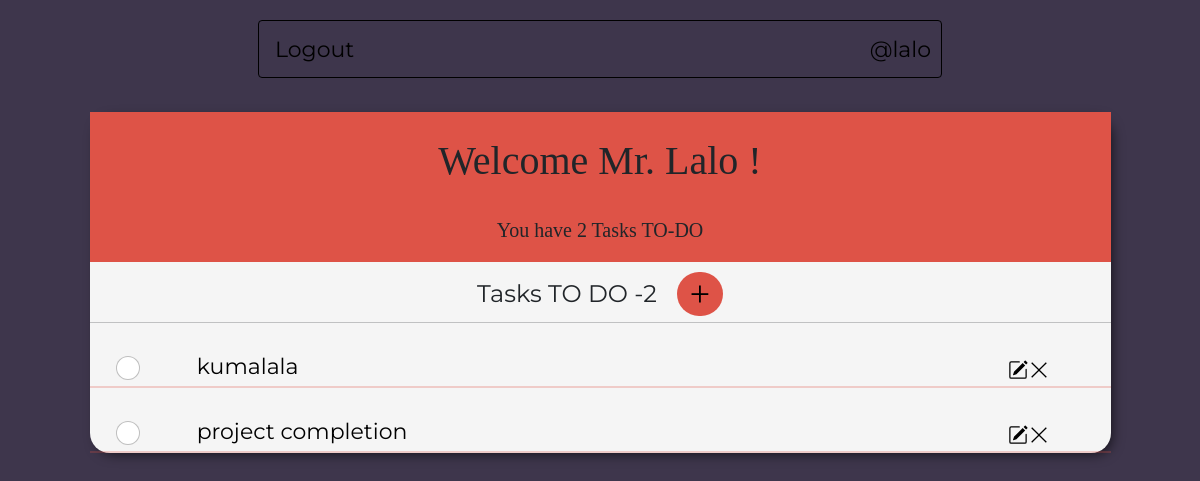
The app's page / (signed in), older data.
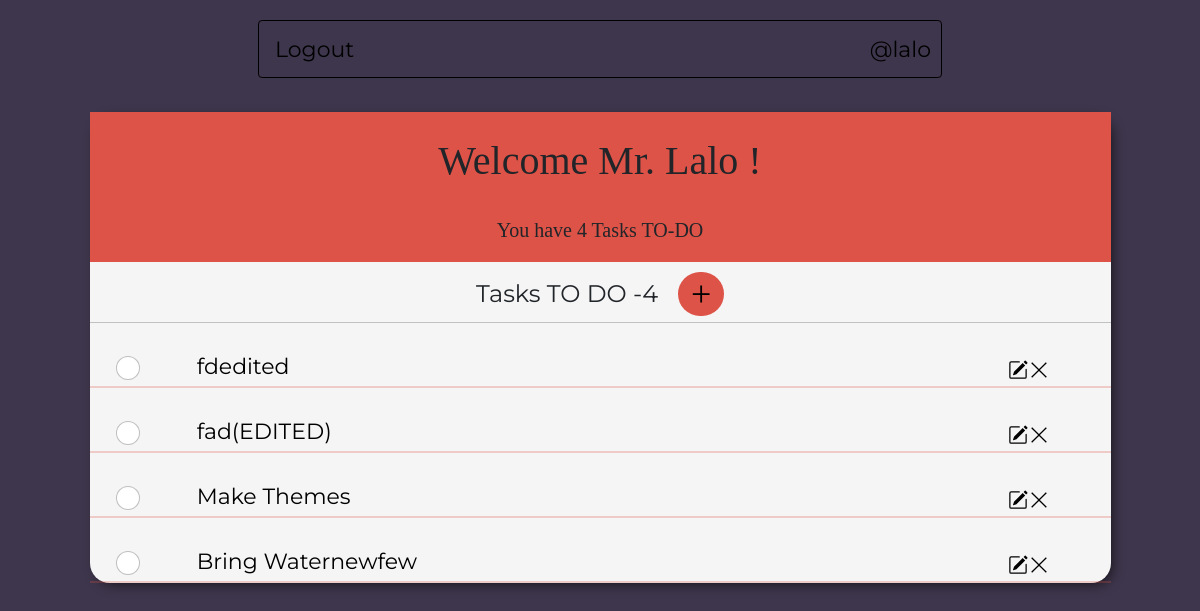
The same page, newer data.
### base/models.py (models this page shows, shortened)
class Task(models.Model):
    title  = models.CharField(max_length=150)
    user = models.ForeignKey(User, on_delete=models.CASCADE, null=True, blank=True)
    description = models.TextField(max_length = 250,blank = True, null = True) # the blank and null will allow the description to be optional (not required
    dueDate = models.DateTimeField(null = True, blank = True) # this will be the date and time when the task is due
    created = models.DateTimeField(auto_now_add = True)# the auto_now_add will automatically add the date and time when the task is created
    complete = models.BooleanField(default = False) # setting the default of this to false because when we first create a task it is not completed
    REQUIRED_FIELDS = [title,complete]
    class Meta:
        ordering = ['complete', '-created'] # created will set the order of the tasks to be in the order of the date and time they were created in ascending order

### base/views.py (the view)
# urls.py: path('',TaskList.as_view(),name = 'tasksHome'),
class TaskList(SuccessMessageMixin,LoginRequiredMixin,ListView):
    model = Task
    success_message = "Task Created Successfully"
    template_name = 'base/tasksHome.html'
    context_object_name = 'tasks'   # This is used to specify the name of the object that we want to use in the template. In this case, we are using tasks as the object name
    def get_context_data(self, **kwargs):
        context = super().get_context_data(**kwargs)
        context['tasks'] = context['tasks'].filter(user=self.request.user) # this allows us to filter the tasks based on the user that is logged in. This will only show the tasks that are created by the user that is logged in
        context['count'] = context['tasks'].filter(complete = False).count() # this will count the number of tasks that are not completed
        search_input = self.request.GET.get('q') or ''
        if search_input:
            context['tasks'] = context['tasks'].filter(title__icontains = search_input)
        context['search_input'] = search_input
        return context

### base/templates/base/tasksHome.html (shortened to what this page needs)
{% extends "main.html" %}
{% load static%}
{% block content %}
<div class = "MainPage">
    <div class = "HeaderBar">
      {% if request.user.is_authenticated %}
        <div class = "text-big" ><h1 > Welcome Mr. {{ request.user|title}} !</h1></div>
        <div class = "text-small"> <h5 class = "text-small"> You have {{count}} Task{{count|pluralize:"s"}} TO-DO </h5></div>
      {% endif%}
    </div>
    <div class="search-add-wrapper">
         <div class = "add-task-wrapper">
        <div class = "task-to-do">Tasks TO DO - <span>{{tasks|length}}</span></div>
        <div class ="add-Task-Button"><a id="add-link" href="{% url 'create-task' %}">&#x2b;</a></div>
         </div>
    </div>
 <hr>
  <div class = "Tasks-list">
   {% if tasks is None%}
            <div style="text-align: center; padding-bottom: 10px; line-height: 1em;">
                <h3>No items to see.....</h3>
                <h3>Create a <a style="text-decoration: none; color: #e53935;" href="{% url 'create-task' %}      ">New task</a> ! </h3>
            </div>
   {% else %}
    {% for task in tasks %}
      <div class="taskHeader" id= "headOfTask">
          <div class="input-group mb-3">
              <input class="form-check-input mt-0" type="checkbox" value="" aria-label="Checkbox for following text input">
          </div>
          <div class= "text-big-main">
           <a href = "{% url 'task' task.id%}" >   {{ task.title}}</a>
          </div>
        {% if task.user == request.user  %}
          <div class="room__topRight">
            <div class="icon-container">
                <a href="{% url 'edit-task' task.id %}">
                    <img src="{% static 'images/pencil-square.svg'%}" alt="editButton" width="20" height="32">
                </a>
            </div>
            <div class="icon-container">
                <a href="{% url 'delete-task' task.id %}">
                    <svg version="1.1" xmlns="http://www.w3.org/2000/svg" width="22" height="32" viewBox="0 0 32 32">
                        <title>Delete</title>
                        <path
                            d="M27.314 6.019l-1.333-1.333-9.98 9.981-9.981-9.981-1.333 1.333 9.981 9.981-9.981 9.98 1.333 1.333 9.981-9.98 9.98 9.98 1.333-1.333-9.98-9.98 9.98-9.981z">
                        </path>
                    </svg>
                </a>
            </div>
        </div>
        {% endif %}
      </div>
    <hr class ="Custom-HR">
   {% endfor%}
  {% endif%}
 </div>
</div>
{% endblock content%}

### Templates/main.html (shortened to what this page needs)
<!DOCTYPE html>
{% load static %}
<html lang="en">
<head>
     <link href="https://cdn.jsdelivr.net/npm/bootstrap@5.3.3/dist/css/bootstrap.min.css" rel="stylesheet">
     <link href="https://stackpath.bootstrapcdn.com/bootstrap/5.3.0/css/bootstrap.min.css" rel="stylesheet">
     <link href="https://stackpath.bootstrapcdn.com/bootstrap/5.1.3/css/bootstrap.min.css" rel="stylesheet">
    <link rel='stylesheet' type='text/css' media= 'screen' href="{% static 'styles/one.css' %}">
</head>
<body>
{% include "navBar.html" %}
{% block content %}
{% endblock %}
</body>
</html>

### Templates/messaging.html (shortened to what this page needs)
{% load static%}

### Templates/navBar.html (shortened to what this page needs)
  <nav id = "nav">
    {% if request.user.is_authenticated %}
      <div class = "navBar__Left" id  = "Logout">
        <form action="{% url 'UserLogout' %}" method="post">
            <button type="submit">Logout</button>
        </form>
      </div>
      <div class = "navBar__right">
        <a href = "">@{{user.username}}</a>
      </div>
    {% else %}
      <div class = "navBar__left" id = "Login">
      <ul class = "nav-list">
      <li> <a href = "{% url 'UserLogin' %}" > Login </a></li>
      {% comment %} <li>  <p> You are Logged Out! </p> </li> {% endcomment %}
    {% endif %}
  </nav>

### static/styles/one.css (style rules this page uses)
body { font-optical-sizing: auto; font-size: 24px; font-family: "Playfair Display", serif; background-color: rgb(239, 236, 233); font-optical-sizing: auto; font-weight: weight; font-style: normal; background:rgb(33 23 48); background: rgb(62 54 76); background-image: url(https://res.cloudinary.com/imagist/image/fetch/q_auto,f_auto,c_scale,w_2240/https%3A%2F%2Ftodoist.com%2Fstatic%2Fhome-teams%2Fintro%2Fbackground.png); }
:root { --mainColor: #de5347; --mainBlack: black; }
.Custom-HR { width: 100%; border: 1px solid; color: var(--mainColor); flex-direction: column; }
.icon-container { position: relative; display: inline-block; }
h1, h2, h3, h4, h5, h6 { font-family: "Playfair Display", serif; font-optical-sizing: auto; font-style: normal; }
.HeaderBar { text-align: center; text-decoration: none; background-color: #074242; background-color: #acc1c1; background: var(--mainColor); height: 150px; margin-top: 34px; }
.HeaderBar h1, .HeaderBar h5 { margin-top: 20px; }
.taskHeader { display: flex; justify-content: center; align-items: center; justify-content: center; position: relative; top: 11px; margin: auto; width: 20p; height: 31px; }
.taskHeader a { text-decoration: none; color: #000000; font-size: 22px; font-family: "Montserrat"; font-weight: 400; }
.MainPage { max-width: 1104px; margin: auto; background-color: #ffffff; box-shadow: 4px 4px 13px -4px rgba(0, 0, 0, 0.75); -webkit-box-shadow: 4px 4px 13px -4px rgba(0, 0, 0, 0.75); border-radius: 15px; width: 1021px; border-radius: 20px; background: whitesmoke; }
a { color: var(--mainBlack); text-decoration: none; font-size: 14px; }
.input-group { position: relative; display: flex; flex-wrap: wrap; align-items: stretch; margin-left: 26px; width: 10%; position: relative; top: 10px; }
.room__topRight { padding-right: 80px; margin: auto; display: flex; padding-bottom: 17px; width: 10%; }
.add-task-wrapper { display: flex; align-items: center; justify-content: center; }
.add-task-wrapper a { font-size: 36px; text-decoration: none; display: flex; align-items: center; justify-content: center; }
.form-check-input[type=checkbox] { border-radius: .25em; border-radius: 32px; }
.add-Task-Button { background: var(--mainColor); border-radius: 54px; width: 46px; max-width: 60px; height: 44px; display: flex; justify-content: center; align-items: center; text-align: center; margin-left: 20px; position: relative; top: 10px; flex-direction: row; }
.task-to-do { position: relative; top: 10px; display: flex; justify-content: center; align-items: center; font-family: "Montserrat"; }
#nav { background: transparent; color: #0e0000; padding: 10px; display: flex; justify-content: space-between; border-radius: 4px; width: 684px; border: 1px solid rgb(0, 0, 0); margin: auto; position: sticky; margin-top: 20px; }
.text-big { padding: 5px; display: flex; flex-direction: column; margin: auto; align-items: center; justify-content: center; }
.text-big-main { font-weight: 400; width: 100%; }
#Logout, #Login { display: flex; align-items: center; }
#Logout button { background: none; border: none; color: black; cursor: pointer; margin-right: 20px; font-family: "Montserrat", sans-serif; font-size: 22px; }
.navBar__right a { text-decoration: none; font-size: 22px; color: black; font-family: "Montserrat"; }

Row changes from the older to the newer data that the page shows:
removed Task: title "kumalala"
removed Task: title "project completion"
added Task: title "fdedited"
added Task: title "fad(EDITED)"
added Task: title "Make Themes"
added Task: title "Bring Waternewfew"
Text that changed along with them:
{{ count }}: "2" → "4"
{{ tasks|length }}: "2" → "4"
